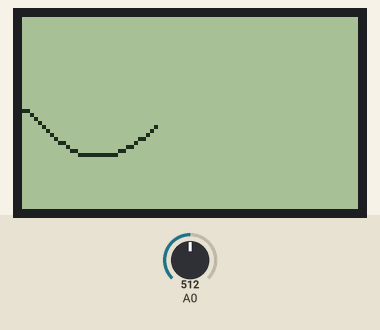
Recording of a sketch running on a simulated Arduino Uno, built with avr-gcc and run on an emulated ATmega328P. Shown: 84×48 one-colour display. The test bench sets the inputs (shaded band); at power-on: A0 = 512. The display library's start-up logo is not drawn.

Above: at 1.9 s.
2.0 s: A0 set to 716
At 2.68 s:
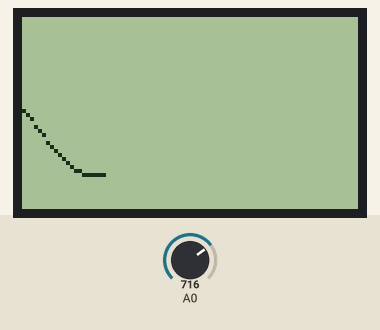
4.0 s: A0 set to 900
At 4.87 s:
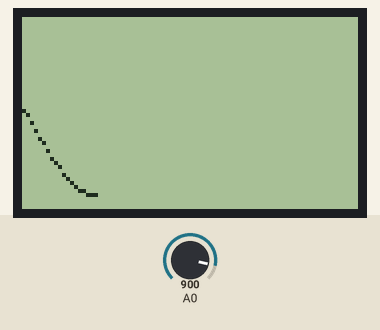
6.2 s: A0 set to 1023
At 7.55 s:
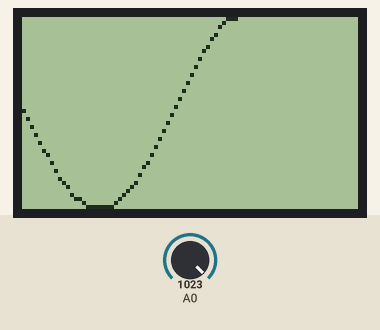
Timing chart, 0 to 9.2 s (numbered marks = the images above; inputs shaded):
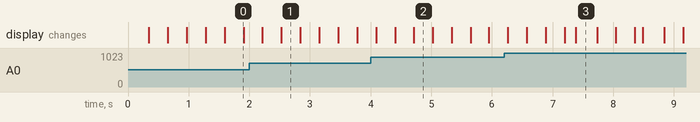

The sketch:

Practica4_1.ino
```cpp
//Maquinas Digitales 2016
//Prof. José Luis del Rio
//Uso de pantalla Nokia 3310 o 5110, que usan el controlador PCD8544
//Para Graficar

//Es necesario incluir las librerias en Programa/incluir libreria/gestionar librerias
#include <SPI.h>
#include <Adafruit_GFX.h>
#include <Adafruit_PCD8544.h>


// pin 3 - Serial clock out (SCLK)(3)
// pin 4 - Serial data out (DIN)(4)
// pin 5 - Data/Command select (D/C)(5)
// pin 7 - LCD chip select (CS)(7)
// pin 6 - LCD reset (RST)(6)

Adafruit_PCD8544 display = Adafruit_PCD8544(3, 4, 5, 7, 6);

void setup() {
 display.begin();
  // Inicialización de la pantalla

  //Contraste de la pantalla
  display.setContrast(60);

  display.display(); // Muestra logo
  delay(1);
  display.clearDisplay();   // Limpia la pantalla y el buffer

  // Fijamos a A0 como entrada
  pinMode(A0,INPUT);
}

void loop() {
  int c;
  c=analogRead(A0);
  // Dibuja los ejes y el marco, en una pantalla de 84x48 pixeles
  for (float x=0;x<=84;x++){
  display.drawPixel(x,23+((c/40)*(sin((x/12)))), BLACK);
  display.display();//manda información al display
  }
  display.clearDisplay();
}
```
